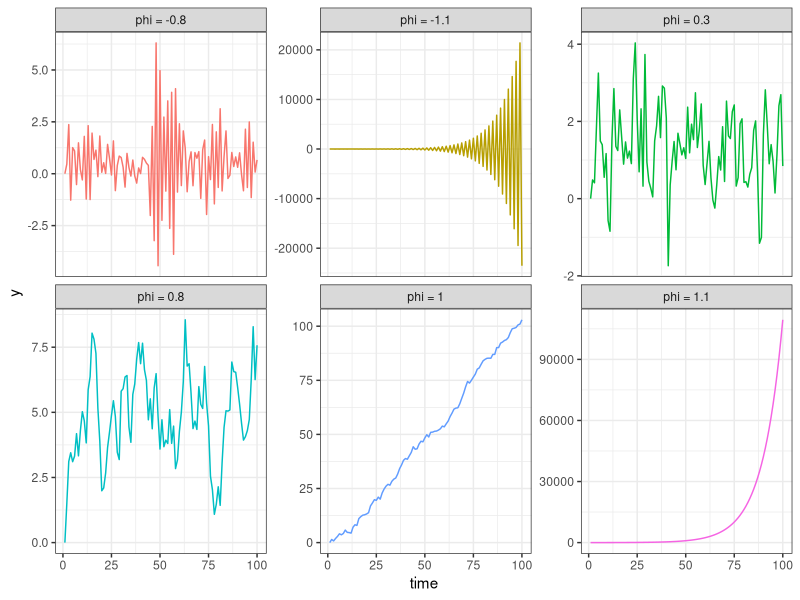
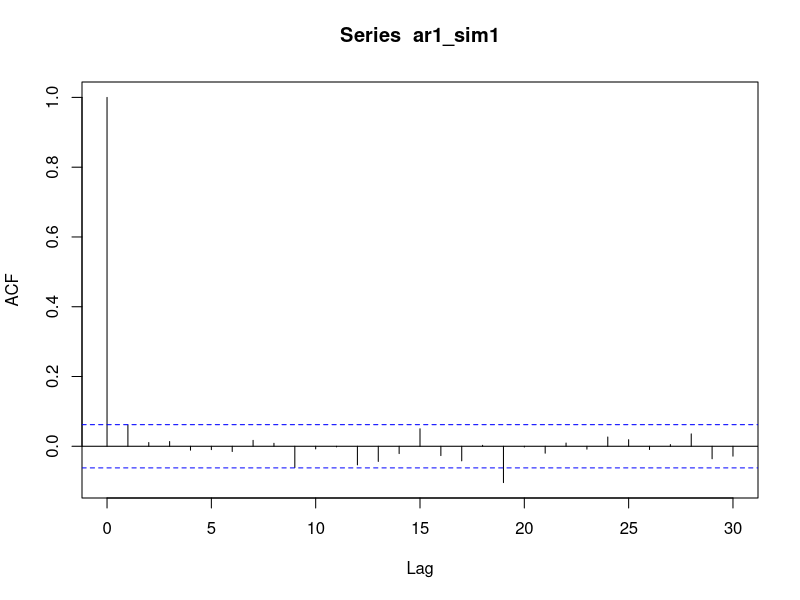
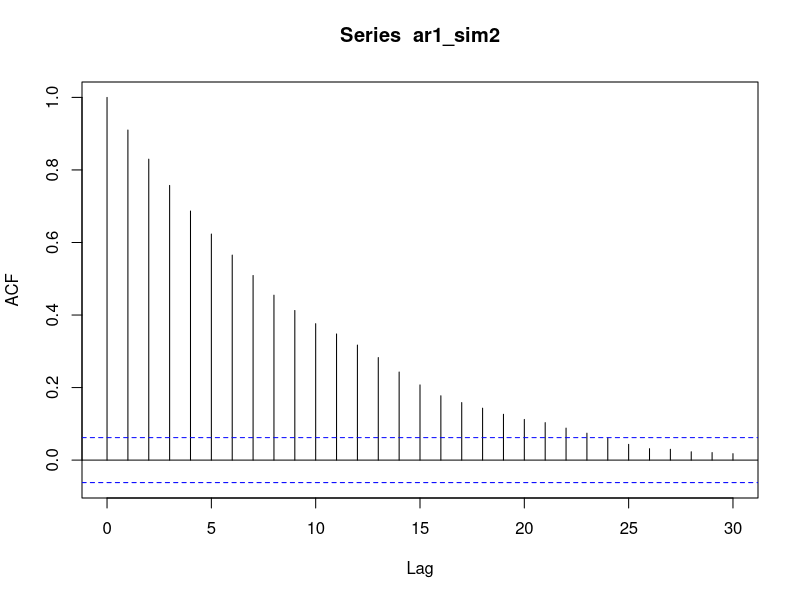
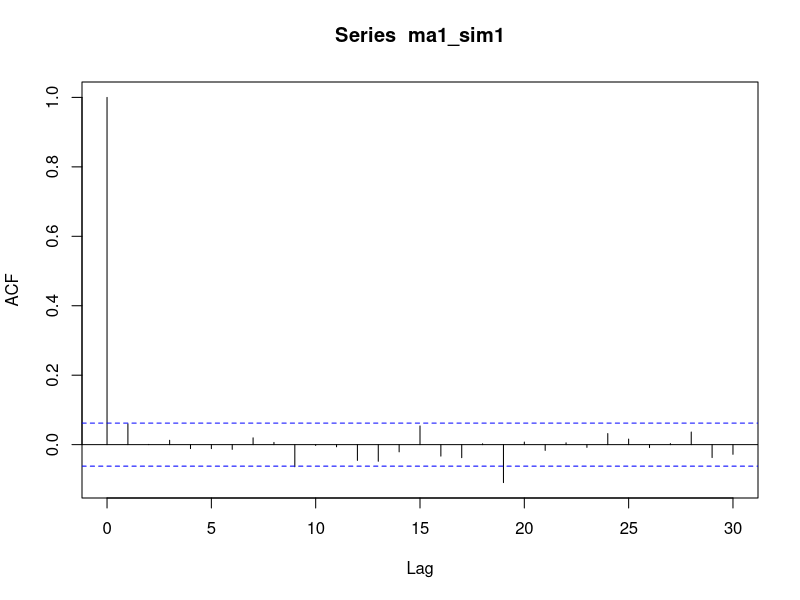
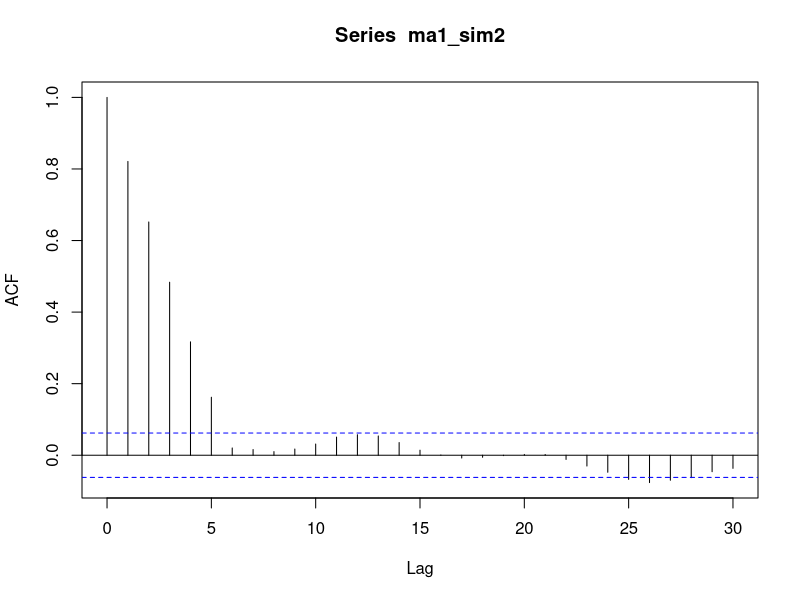
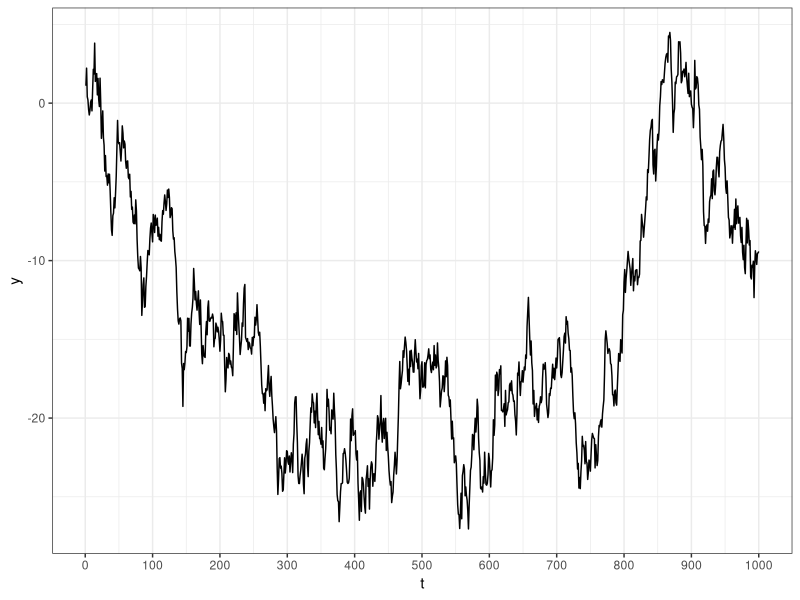
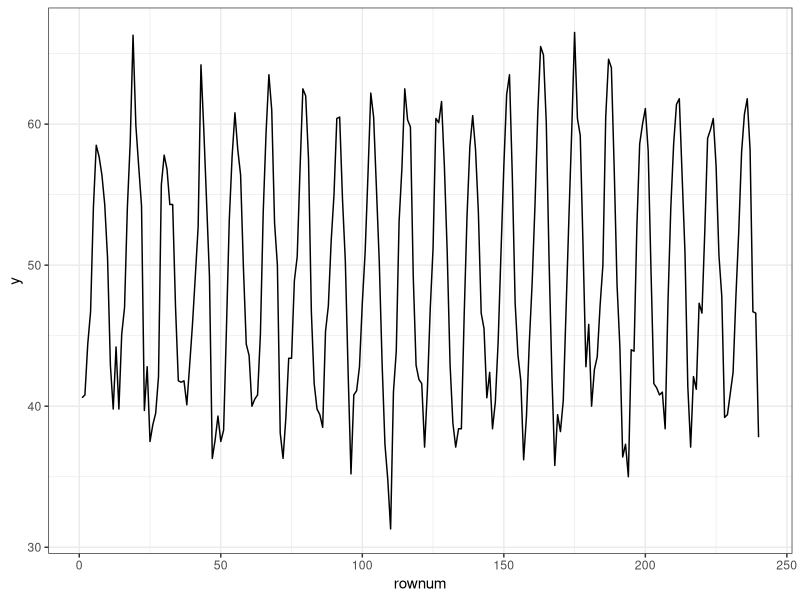
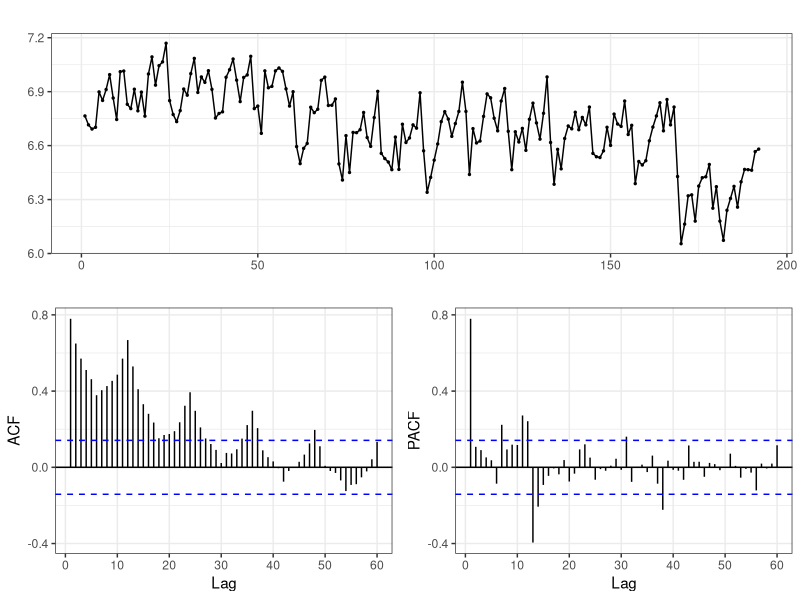

Generate these figures, in order, with R:
## ---- chunk 1
knitr::opts_chunk$set(echo       = TRUE,
                      message    = FALSE,
                      warning    = FALSE,
                      #out.width  = 1280,
                      #out.height = 720,
                      # fig.dim = c(8, 6),
                      fig.align  = "center",
                      dev        = "ragg_png")
## ---- chunk 2
library(tidyverse)
library(scales)
library(forecast)

set.seed(1989)
ar1_sim <- function(init = 2, phi, n = 100){
  y <- vector(mode = "numeric", length = n)
  for (i in 2:length(y)) {
    y[i] <- init + phi*y[i - 1] + rnorm(1, mean = 0, sd = 1) 
  }
  return(y)
}

t <- 1:100
phis <- c(-1.1, -0.8, 0.3, 0.8, 1, 1.1)
map_dfc(
  .x = phis,
  .f = function(x){ar1_sim(init = 1, phi = x, n = length(t))}
  ) %>% 
  set_names(paste0("phi = ", phis)) %>% 
  bind_cols(time = t) %>% 
  pivot_longer(
    cols = -time,
    values_to = "y",
    names_to = "type"
  ) %>% 
  ggplot(.) + 
  geom_line(aes(time, y, col = type)) + 
  scale_x_continuous(breaks = seq(0, 100, 25)) + 
  facet_wrap( ~ type, scales = "free_y") + 
  theme_bw() +
  theme(legend.position = "none")
## ---- chunk 3
set.seed(1989)
sim_len <- 1000
m1 <- list(order = c(1, 0, 0), ar = 0.1, sd = 1)
m2 <- list(order = c(1, 0, 0), ar = 0.9, sd = 1)
ar1_sim1 <- arima.sim(n = sim_len, model = m1)
ar1_sim2 <- arima.sim(n = sim_len, model = m2)
list(acf(ar1_sim1), acf(ar1_sim2))
## ---- chunk 4
# ノッティンガム城の20年間の平均気温(華氏)
df_nottem <- tibble(
  dt = seq(as.Date("1920-01-01"), as.Date("1939-12-01"), "months"),
  y = as.vector(nottem)
) %>% 
  mutate(rownum = row_number())

ar(x = df_nottem$y, aic = FALSE, order.max = 1, method = "ols")
## ---- chunk 5
set.seed(1989)
sim_len <- 1000
m1 <- list(order = c(0, 0, 1), ma = 0.1, sd = 1)
m2 <- list(order = c(0, 0, 5), ma = c(0.9,0.8,0.7,0.6,0.5), sd = 1)
ma1_sim1 <- arima.sim(n = sim_len, model = m1)
ma1_sim2 <- arima.sim(n = sim_len, model = m2)
list(acf(ma1_sim1), acf(ma1_sim2))
## ---- chunk 6
set.seed(1989)
df_randomwalk <- tibble(
  t = 1:1000,
  y = cumsum(rnorm(1000,0,1))
)

ggplot(df_randomwalk) + 
  geom_line(aes(t, y)) + 
  scale_x_continuous(breaks = seq(0, 1000, 100)) + 
  theme_bw()
## ---- chunk 7
library(urca)
# H0:系列はトレンドと定常過程(単位根ない)
# H1:単位根ある
summary(ur.kpss(df_nottem$y, type = "tau", lags = "short"))
## ---- chunk 8
library(tseries)
# H0:ρ=1(単位根あり)
# H1:|ρ|<1(単位根なし)
# 0.01なので、帰無仮説は棄却され、対立仮説を採択。つまり、データは単位根過程ではない。
adf.test(x = df_nottem$y, alternative = "stationary")
## ---- chunk 9
# H0:単位根あり
# H1:単位根なし
tseries::pp.test(df_nottem$y)
## ---- chunk 10
ggplot(df_nottem) + 
  geom_line(aes(rownum, y)) + 
  theme_bw()
## ---- chunk 11
df_seatbelts <- tibble(
  dt = seq(as.Date("1969-01-01"), as.Date("1984-12-01"), "months"),
  y = Seatbelts[,3] %>% as.vector(), # remove ts class
  logy = log(Seatbelts[,3] %>% as.vector()),
  x_petrolprice = Seatbelts[,6] %>% as.vector(),
  x_law = Seatbelts[,8] %>% as.vector()
) %>% 
  mutate(rownum = row_number())

# ggplot(df_seatbelts) + 
#   geom_line(aes(dt, y)) + 
#   scale_x_date(limits = c(min(df_seatbelts$dt), max(df_seatbelts$dt)),
#                          labels = date_format("%Y/%m"),
#                          breaks = "1 years") +
#   theme_bw() + 
#   theme(axis.text.x = element_text(angle = 45, vjust = 0.5))

df_seatbelts
## ---- chunk 12
df_seatbelts %>% 
  pull(logy) %>% 
  ggtsdisplay(lag.max = 12*5, theme=theme_bw())
## ---- chunk 13
df_seatbelts %>% 
  pull(logy) %>% 
  diff() %>% 
  ggtsdisplay(lag.max = 12*5, theme=theme_bw())
## ---- chunk 14
df_seatbelts %>% 
  mutate(month = lubridate::month(dt)) %>% 
  ggplot(., aes(month, y, group = month)) + 
  geom_boxplot() +
  scale_x_continuous(breaks = 1:12) +
  theme_bw()
## ---- chunk 15
df_seatbelts %>% 
  pull(logy) %>% 
  diff(lag = 12) %>% 
  diff(lag = 1) %>% 
  ggtsdisplay(lag.max = 12*5, theme=theme_bw())
## ---- chunk 16
df_train <- df_seatbelts %>% 
  filter(dt <= (max(dt) - lubridate::years(1)))

df_test <- df_seatbelts %>% 
  filter(dt >  (max(dt) - lubridate::years(1)))

df_train_reg <-
  df_train %>% 
    select(law = x_law, petrolprice = x_petrolprice) %>% 
    as.matrix()

fit_arima <-
  Arima(
    y = df_train %>% dplyr::pull(logy),
    order = c(1, 1, 1),
    seasonal = list(order = c(0, 1, 0), period = 12),
    xreg = df_train_reg
  )
## ---- chunk 17
summary(fit_arima)
## ---- chunk 18
fit_arima2 <-
  Arima(
    y = df_train %>% dplyr::pull(logy),
    order = c(2, 1, 2),
    seasonal = list(order = c(1, 1, 1), period = 12)
  )

fit_arima2
